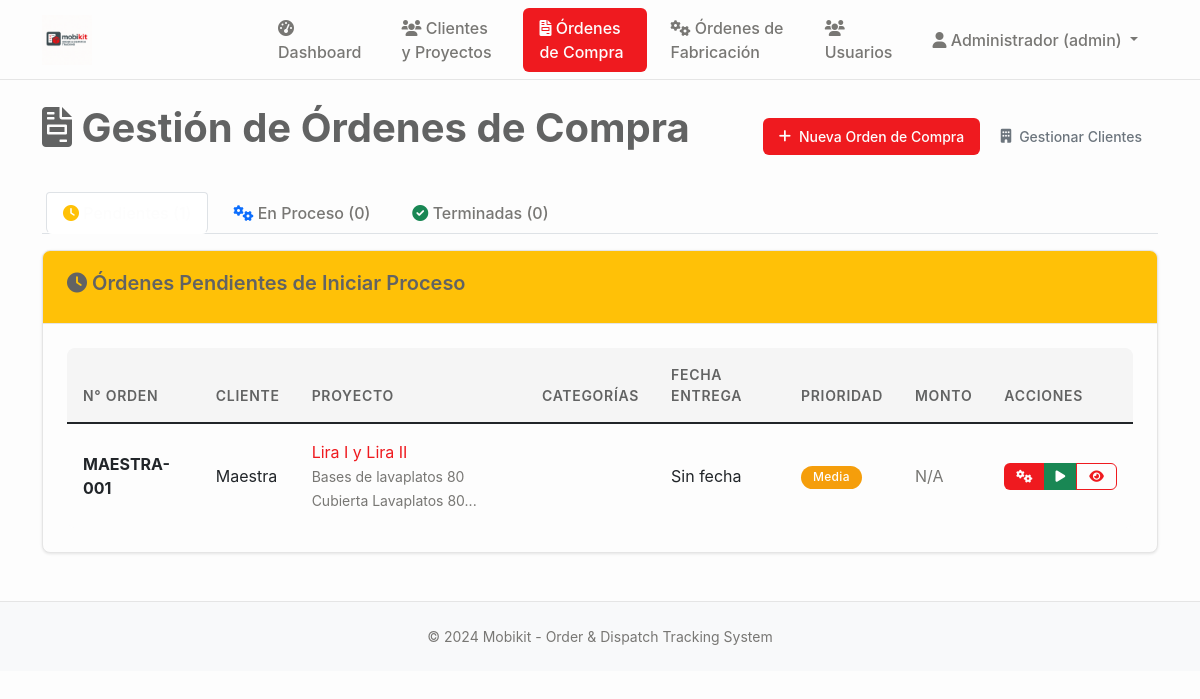
/ordenes_compra (signed in), run on an earlier commit of the app's database.
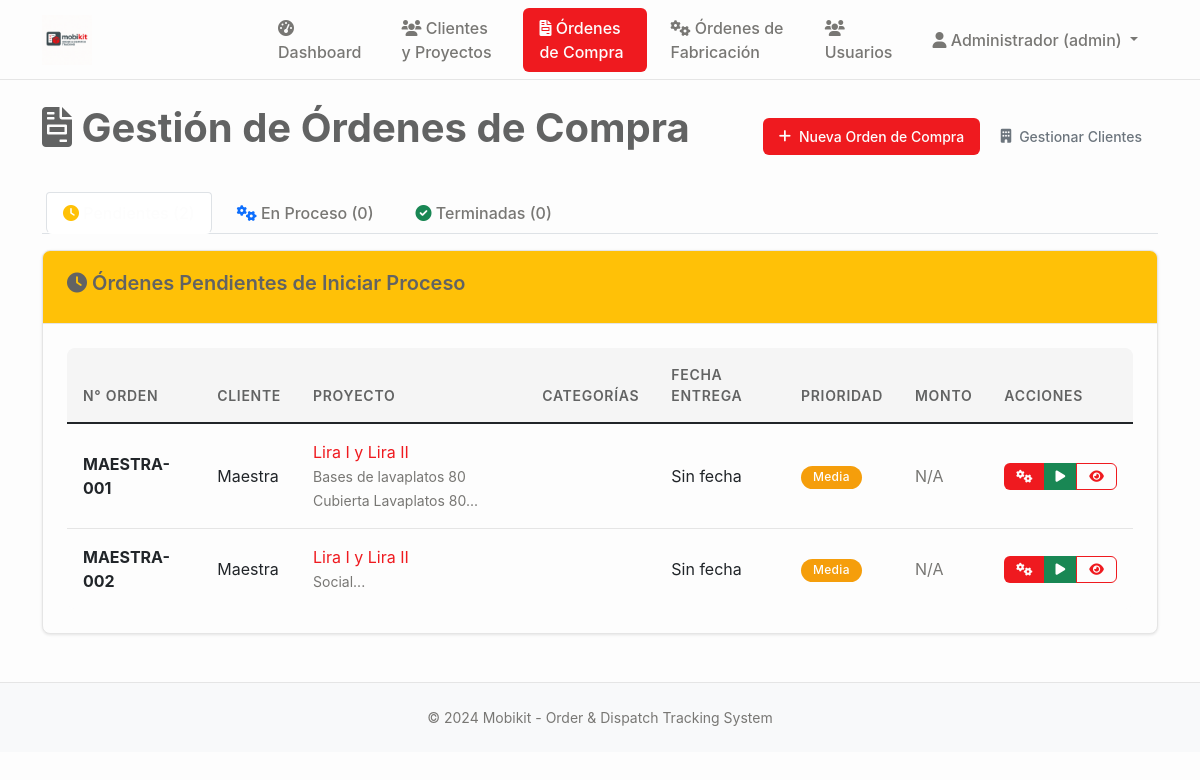
And on a later commit of the database.
### tables this page shows
CREATE TABLE proyectos (
                id INTEGER PRIMARY KEY AUTOINCREMENT,
                codigo TEXT UNIQUE NOT NULL,
                nombre TEXT NOT NULL,
                cliente_id INTEGER NOT NULL,
                descripcion TEXT,
                estado TEXT DEFAULT 'en_desarrollo' CHECK (estado IN ('en_desarrollo', 'aprobado_produccion', 'seccionado', 'enchapado', 'mecanizado', 'produccion_completa', 'embalando', 'listo_despacho', 'entregado', 'cancelado')),
                prioridad TEXT DEFAULT 'media' CHECK (prioridad IN ('baja', 'media', 'alta', 'urgente')),
                fecha_inicio DATE,
                fecha_entrega DATE,
                fecha_entrega_real DATE,
                diseñador_id INTEGER,
                supervisor_id INTEGER,
                presupuesto DECIMAL(12,2),
                costo_real DECIMAL(12,2),
                observaciones TEXT,
                created_at TIMESTAMP DEFAULT CURRENT_TIMESTAMP,
                updated_at TIMESTAMP DEFAULT CURRENT_TIMESTAMP, adjudicacion_tipo TEXT DEFAULT "orden_compra" CHECK (adjudicacion_tipo IN ("contrato", "orden_compra")), monto_neto DECIMAL(12,2), estado_proyecto TEXT DEFAULT "pendiente_presupuesto", monto_neto_provision DECIMAL(12,2), monto_neto_instalacion DECIMAL(12,2), fecha_estimada_inicio DATE,
                FOREIGN KEY (cliente_id) REFERENCES clientes (id),
                FOREIGN KEY (diseñador_id) REFERENCES usuarios (id),
                FOREIGN KEY (supervisor_id) REFERENCES usuarios (id)
            );

CREATE TABLE clientes (
    id INTEGER PRIMARY KEY AUTOINCREMENT,
    nombre TEXT NOT NULL,
    rut TEXT UNIQUE,
    email TEXT,
    telefono TEXT,
    direccion TEXT,
    ciudad TEXT,
    region TEXT,
    contacto_principal TEXT,
    observaciones TEXT,
    activo BOOLEAN DEFAULT TRUE,
    created_at TIMESTAMP DEFAULT CURRENT_TIMESTAMP,
    updated_at TIMESTAMP DEFAULT CURRENT_TIMESTAMP
);

### main.py (the view, shortened to what this page needs)
@app.route('/ordenes_compra')
@login_required
def ordenes_compra():
    conn = sqlite3.connect('mobikit.db')
    cursor = conn.cursor()
    cursor.execute('''
        SELECT p.id, p.codigo, p.nombre, c.nombre as cliente_nombre, p.fecha_entrega,
               p.descripcion, p.prioridad, p.presupuesto,
               julianday(p.fecha_entrega) - julianday('now') as dias_restantes
        FROM proyectos p
        LEFT JOIN clientes c ON p.cliente_id = c.id
        WHERE p.estado IN ('diseño', 'en_desarrollo')
        ORDER BY p.fecha_entrega ASC, p.prioridad DESC
    ''')
    ordenes_pendientes_raw = cursor.fetchall()
    cursor.execute('''
        SELECT DISTINCT p.id, p.codigo, p.nombre, c.nombre as cliente_nombre, p.fecha_entrega,
               p.descripcion, p.prioridad, p.presupuesto,
               julianday(p.fecha_entrega) - julianday('now') as dias_restantes
        FROM proyectos p
        LEFT JOIN clientes c ON p.cliente_id = c.id
        INNER JOIN pedidos_seguimiento ps ON p.id = ps.proyecto_id
        WHERE ps.estado IN ('aprobado_produccion', 'seccionado', 'enchapado', 'mecanizado', 'produccion_completa')
        ORDER BY p.fecha_entrega ASC, p.prioridad DESC
    ''')
    ordenes_proceso_raw = cursor.fetchall()
    cursor.execute('''
        SELECT p.id, p.codigo, p.nombre, c.nombre as cliente_nombre, p.fecha_entrega,
               p.descripcion, p.prioridad, p.presupuesto, p.fecha_entrega_real
        FROM proyectos p
        LEFT JOIN clientes c ON p.cliente_id = c.id
        WHERE p.estado IN ('entregado', 'completado')
        ORDER BY p.fecha_entrega_real DESC
    ''')
    ordenes_terminadas_raw = cursor.fetchall()
    def obtener_categorias_orden(proyecto_id):
        cursor.execute('''
            SELECT cat.nombre, subcat.nombre
            FROM proyecto_categorias pc
            JOIN categorias_producto cat ON pc.categoria_id = cat.id
            LEFT JOIN subcategorias_producto subcat ON pc.subcategoria_id = subcat.id
            WHERE pc.proyecto_id = ?
        ''', (proyecto_id,))
        categorias = []
        for cat_nombre, subcat_nombre in cursor.fetchall():
            categoria_texto = cat_nombre
            if subcat_nombre:
                categoria_texto += f" - {subcat_nombre}"
            categorias.append(categoria_texto)
        return categorias
    def obtener_ordenes_fabricacion(proyecto_id):
        cursor.execute('''
            SELECT ps.id, ps.codigo_pedido, ps.nombre, ps.estado, ps.fecha_entrega_estimada
            FROM pedidos_seguimiento ps
            WHERE ps.proyecto_id = ? AND ps.estado != 'entregado'
            ORDER BY ps.created_at ASC
        ''', (proyecto_id,))
        ordenes_fab = []
        for fab in cursor.fetchall():
            fab_dict = {
                'id': fab[0], 'codigo_pedido': fab[1], 'nombre': fab[2],
                'estado': fab[3], 'fecha_entrega_estimada': fab[4]
            }
            ordenes_fab.append(fab_dict)
        return ordenes_fab
    ordenes_pendientes = []
    for orden in ordenes_pendientes_raw:
        orden_dict = {
            'id': orden[0], 'codigo': orden[1], 'nombre': orden[2], 'cliente_nombre': orden[3],
            'fecha_entrega': orden[4], 'descripcion': orden[5], 'prioridad': orden[6],
            'presupuesto': orden[7], 'dias_restantes': orden[8],
            'categorias': obtener_categorias_orden(orden[0])
        }
        ordenes_pendientes.append(orden_dict)
    ordenes_proceso = []
    ordenes_terminadas = []
    conn.close()
    return render_template('ordenes_compra.html',
                           ordenes_pendientes=ordenes_pendientes,
                           ordenes_proceso=ordenes_proceso,
                           ordenes_terminadas=ordenes_terminadas)

### main.py (called while the page is built)
def login_required(f):
    @wraps(f)
    def decorated_function(*args, **kwargs):
        if 'user_id' not in session:
            return redirect(url_for('login'))
        return f(*args, **kwargs)
    return decorated_function

### templates/ordenes_compra.html (shortened to what the changed rows need)
{% extends "base.html" %}
{% block content %}
<div class="d-flex justify-content-between align-items-center mb-4">
    <h1><i class="fas fa-file-invoice"></i> Gestión de Órdenes de Compra</h1>
</div>
<div class="tab-content" id="ordenesTabContent">
    <div class="tab-pane fade show active" id="pendientes" role="tabpanel">
        <div class="card mt-3">
            <div class="card-body">
                {% if ordenes_pendientes %}
                <div class="table-responsive">
                    <table class="table table-hover">
                        <thead>
                            <tr>
                                <th>N° Orden</th>
                                <th>Cliente</th>
                                <th>Proyecto</th>
                                <th>Categorías</th>
                                <th>Fecha Entrega</th>
                                <th>Prioridad</th>
                                <th>Monto</th>
                                <th>Acciones</th>
                            </tr>
                        </thead>
                        <tbody>
                            {% for orden in ordenes_pendientes %}
                            <tr>
                                <td><strong>{{ orden.codigo }}</strong></td>
                                <td>{{ orden.cliente_nombre }}</td>
                                <td>
                                    <a href="{{ url_for('orden_compra_detalle', orden_id=orden.id) }}" class="text-decoration-none">
                                        {{ orden.nombre }}
                                    </a>
                                    {% if orden.descripcion %}
                                    <br><small class="text-muted">{{ orden.descripcion[:50] }}...</small>
                                    {% endif %}
                                </td>
                                <td>
                                </td>
                                <td>
                                    {{ orden.fecha_entrega if orden.fecha_entrega else 'Sin fecha' }}
                                </td>
                                <td>
                                    <span class="badge bg-{% if orden.prioridad == 'alta' %}danger{% elif orden.prioridad == 'media' %}warning{% else %}info{% endif %}">
                                        {{ orden.prioridad|title }}
                                    </span>
                                </td>
                                <td>
                                    {% if orden.presupuesto %}
                                    ${{ "{:,.0f}".format(orden.presupuesto) }}
                                    {% else %}
                                    <span class="text-muted">N/A</span>
                                    {% endif %}
                                </td>
                                <td>
                                    <div class="btn-group">
                                        <button class="btn btn-sm btn-primary" onclick="crearOrdenFabricacion({{ orden.id }})" title="Crear Orden de Fabricación">
                                            <i class="fas fa-cogs"></i>
                                        </button>
                                        <button class="btn btn-sm btn-success" onclick="iniciarProceso({{ orden.id }})" title="Iniciar Proceso">
                                            <i class="fas fa-play"></i>
                                        </button>
                                        <a href="{{ url_for('orden_compra_detalle', orden_id=orden.id) }}" class="btn btn-sm btn-outline-primary" title="Ver detalles">
                                            <i class="fas fa-eye"></i>
                                        </a>
                                    </div>
                                </td>
                            </tr>
                            {% endfor %}
                        </tbody>
                    </table>
                </div>
                {% else %}
                <div class="text-center py-4">
                    <i class="fas fa-inbox fa-3x text-muted mb-3"></i>
                    <p class="text-muted">No hay órdenes pendientes</p>
                </div>
                {% endif %}
            </div>
        </div>
    </div>
</div>
{% endblock %}

What changed in the data, as far as the page shows it:
added proyectos: codigo "MAESTRA-002", cliente_nombre "Maestra", nombre "Lira I y Lira II", descripcion "Social", fecha_entrega "Sin fecha", prioridad "Media"
